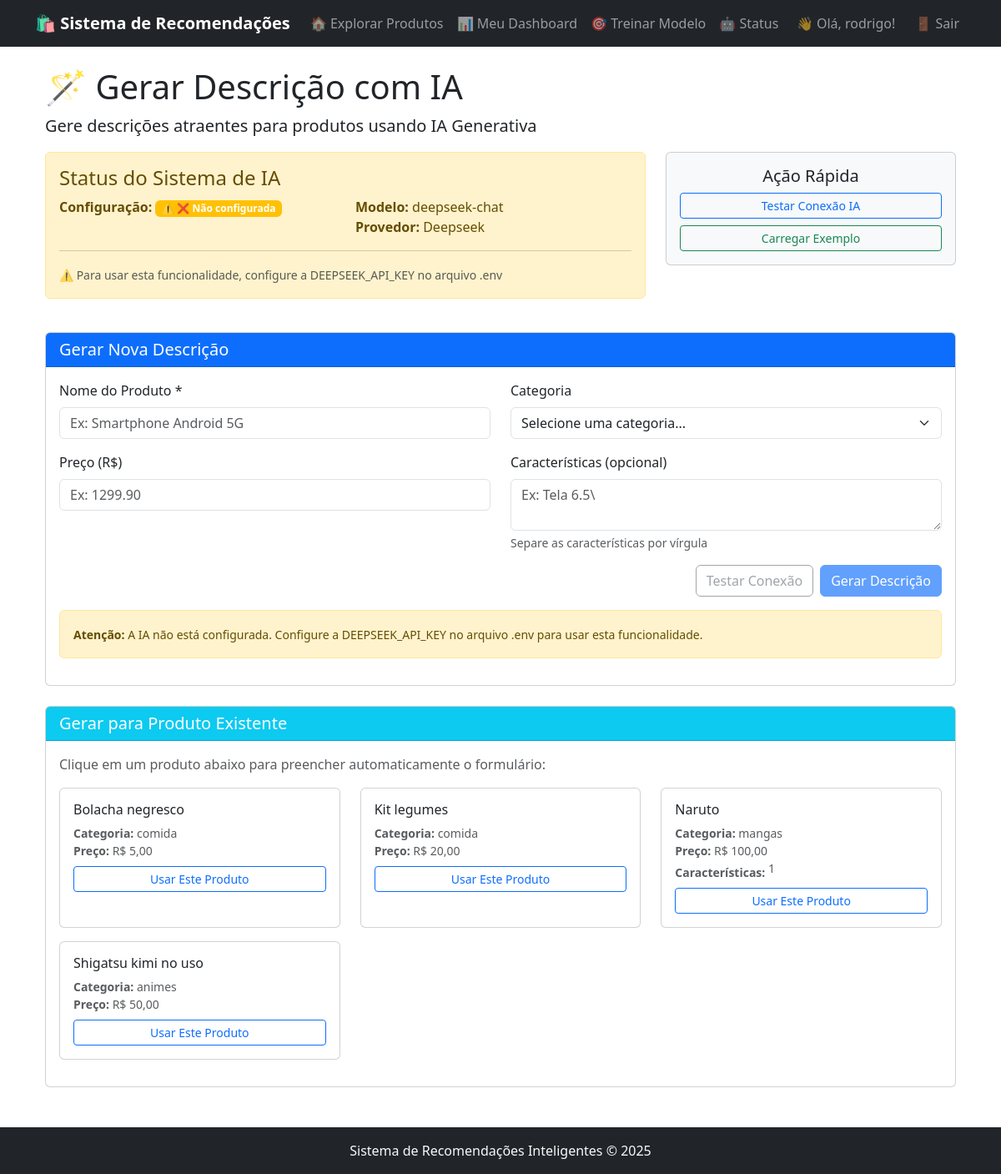
Screenshot of /generate-description/ (signed in) with the database file from the repository.
### recommendations/models.py (models this page shows, shortened)
class Product(models.Model):
    name = models.CharField(max_length=200, verbose_name="Nome")
    description = models.TextField(verbose_name="Descrição")
    category = models.CharField(max_length=100, verbose_name="Categoria")
    price = models.DecimalField(max_digits=10, decimal_places=2, verbose_name="Preço")
    image_url = models.URLField(blank=True, null=True, verbose_name="URL da Imagem")
    features = models.JSONField(default=dict, blank=True)
    created_at = models.DateTimeField(auto_now_add=True)
    updated_at = models.DateTimeField(auto_now=True)
    class Meta:
        verbose_name = "Produto"
        verbose_name_plural = "Produtos"
        ordering = ['-created_at']

### recommendations/views.py (the view)
# urls.py: path('generate-description/', views.generate_description_page, name='generate_description_page'),
@login_required
def generate_description_page(request):
    products = Product.objects.all().order_by('name')[:50]
    categories = Product.objects.values_list('category', flat=True).distinct()
    ai_configured = ai_generator._is_configured()
    api_status = "✅ Configurada" if ai_configured else "❌ Não configurada"
    context = {
        'title': 'Gerar Descrição com IA',
        'products': products,
        'categories': categories,
        'ai_configured': ai_configured,
        'api_status': api_status,
        'model': ai_generator.model,
        'provider': getattr(settings, 'AI_PROVIDER', 'deepseek')
    }
    return render(request, 'recommendations/generate_description.html', context)

### recommendations/ai_generator.py (called while the page is built)
    def _is_configured(self):
        return bool(self.api_key and self.api_key != 'sua-chave-real-da-deepseek-aqui')

### templates/recommendations/generate_description.html (shortened to what this page needs)
{% extends 'recommendations/base.html' %}
{% block content %}
<div class="container mt-4">
    <div class="row">
        <div class="col-12">
            <h1>🪄 {{ title }}</h1>
            <p class="lead">Gere descrições atraentes para produtos usando IA Generativa</p>
            <div class="row mb-4">
                <div class="col-md-8">
                    <div class="alert {% if ai_configured %}alert-success{% else %}alert-warning{% endif %}">
                        <h4> Status do Sistema de IA</h4>
                        <div class="row">
                            <div class="col-md-6">
                                <strong>Configuração:</strong>
                                {% if ai_configured %}
                                    <span class="badge bg-success">✅ {{ api_status }}</span>
                                {% else %}
                                    <span class="badge bg-warning">⚠️ {{ api_status }}</span>
                                {% endif %}
                            </div>
                            <div class="col-md-6">
                                <strong>Modelo:</strong> {{ model }}<br>
                                <strong>Provedor:</strong> {{ provider|title }}
                            </div>
                        </div>
                        {% if not ai_configured %}
                        <hr>
                        <small class="text-muted">
                            ⚠️ Para usar esta funcionalidade, configure a DEEPSEEK_API_KEY no arquivo .env
                        </small>
                        {% endif %}
                    </div>
                </div>
                <div class="col-md-4">
                    <div class="card bg-light">
                        <div class="card-body text-center">
                            <h5> Ação Rápida</h5>
                            <button class="btn btn-outline-primary btn-sm w-100 mb-2" id="quickTestBtn">
                                Testar Conexão IA
                            </button>
                            <button class="btn btn-outline-success btn-sm w-100" onclick="loadSampleData()">
                                Carregar Exemplo
                            </button>
                        </div>
                    </div>
                </div>
            </div>
            <div class="card">
                <div class="card-header bg-primary text-white">
                    <h5 class="card-title mb-0">
                         Gerar Nova Descrição
                    </h5>
                </div>
                <div class="card-body">
                    <form id="generateForm">
                        <div class="row">
                            <div class="col-md-6 mb-3">
                                <label for="productName" class="form-label">
                                     Nome do Produto *
                                </label>
                                <input type="text" class="form-control" id="productName"
                                       placeholder="Ex: Smartphone Android 5G" required>
                            </div>
                            <div class="col-md-6 mb-3">
                                <label for="productCategory" class="form-label">
                                     Categoria
                                </label>
                                <select class="form-select" id="productCategory">
                                    <option value="">Selecione uma categoria...</option>
                                </select>
                            </div>
                        </div>
                        <div class="row">
                            <div class="col-md-6 mb-3">
                                <label for="productPrice" class="form-label">
                                     Preço (R$)
                                </label>
                                <input type="number" class="form-control" id="productPrice"
                                       placeholder="Ex: 1299.90" step="0.01" min="0">
                            </div>
                            <div class="col-md-6 mb-3">
                                <label for="productFeatures" class="form-label">
                                     Características (opcional)
                                </label>
                                <textarea class="form-control" id="productFeatures" rows="2"
                                          placeholder="Ex: Tela 6.5\", 128GB, Câmera Tripla, Bateria 5000mAh..."></textarea>
                                <div class="form-text">Separe as características por vírgula</div>
                            </div>
                        </div>
                        <div class="d-grid gap-2 d-md-flex justify-content-md-end">
                            <button type="button" class="btn btn-outline-secondary" id="testBtn" {% if not ai_configured %}disabled{% endif %}>
                                 Testar Conexão
                            </button>
                            <button type="submit" class="btn btn-primary" id="generateBtn" {% if not ai_configured %}disabled{% endif %}>
                                 Gerar Descrição
                            </button>
                        </div>
                        {% if not ai_configured %}
                        <div class="alert alert-warning mt-3">
                            <small>
                                <strong>Atenção:</strong> A IA não está configurada. Configure a DEEPSEEK_API_KEY no arquivo .env para usar esta funcionalidade.
                            </small>
                        </div>
                        {% endif %}
                    </form>
                </div>
            </div>
            {% if products %}
            <div class="card mt-4">
                <div class="card-header bg-info text-white">
                    <h5 class="card-title mb-0">
                         Gerar para Produto Existente
                    </h5>
                </div>
                <div class="card-body">
                    <p class="text-muted mb-3">Clique em um produto abaixo para preencher automaticamente o formulário:</p>
                    <div class="row">
                        {% for product in products %}
                        <div class="col-md-6 col-lg-4 mb-3">
                            <div class="card h-100 product-card">
                                <div class="card-body">
                                    <h6 class="card-title text-truncate" title="{{ product.name }}">
                                         {{ product.name }}
                                    </h6>
                                    <p class="card-text small text-muted mb-2">
                                        <strong> Categoria:</strong>
                                        {{ product.category|default:"Não definida" }}<br>
                                        <strong> Preço:</strong>
                                        R$ {{ product.price }}<br>
                                        {% if product.features %}
                                        <strong> Características:</strong>
                                        <span class="d-inline-block text-truncate" style="max-width: 200px;">
                                            {{ product.features }}
                                        </span>
                                        {% endif %}
                                    </p>
                                    <button class="btn btn-sm btn-outline-primary w-100 load-product"
                                            data-id="{{ product.id }}"
                                            data-name="{{ product.name }}"
                                            data-category="{{ product.category }}"
                                            data-price="{{ product.price }}"
                                            data-features="{{ product.features }}">
                                         Usar Este Produto
                                    </button>
                                </div>
                            </div>
                        </div>
                        {% endfor %}
                    </div>
                </div>
            </div>
            {% endif %}
        </div>
    </div>
</div>
{% endblock %}

### templates/recommendations/base.html (shortened to what this page needs)
<!DOCTYPE html>
<html lang="pt-br">
<head>
    {% load django_bootstrap5 %}
    {% bootstrap_css %}
</head>
<body>
    <nav class="navbar navbar-expand-lg navbar-dark bg-dark">
        <div class="container">
            <a class="navbar-brand" href="{% url 'recommendations:product_explorer' %}">
                🛍️ Sistema de Recomendações
            </a>
            <div class="collapse navbar-collapse" id="navbarNav">
                <div class="navbar-nav me-auto">
                    <a class="nav-link" href="{% url 'recommendations:product_explorer' %}">🏠 Explorar Produtos</a>
                    <a class="nav-link" href="{% url 'recommendations:user_dashboard' %}">📊 Meu Dashboard</a>
                    <a class="nav-link" href="{% url 'recommendations:train_recommender' %}">🎯 Treinar Modelo</a>
                    <a class="nav-link" href="{% url 'recommendations:model_status' %}">🤖 Status</a>
                </div>
                <div class="navbar-nav">
                    {% if user.is_authenticated %}
                        <span class="navbar-text me-3">👋 Olá, {{ user.username }}!</span>
                        <a class="nav-link" href="{% url 'admin:logout' %}">🚪 Sair</a>
                    {% else %}
                        <a class="nav-link" href="{% url 'admin:login' %}">🔑 Login</a>
                    {% endif %}
                </div>
            </div>
        </div>
    </nav>
    <div class="container mt-4">
        {% block content %}{% endblock %}
    </div>
    <footer class="bg-dark text-light mt-5 py-3">
        <div class="container text-center">
            <p class="mb-0">Sistema de Recomendações Inteligentes &copy; 2025</p>
        </div>
    </footer>
</body>
</html>

### templates/recommendations/base.html (style rules this page uses)
.navbar-brand { font-weight: bold; }
.product-card { transition: transform 0.2s; }

### rows the page displays
Product: name "Bolacha negresco", category "comida", price "5,00"
Product: name "Kit legumes", category "comida", price "20,00"
Product: name "Naruto", category "mangas", price "100,00", features "1"
Product: name "Shigatsu kimi no uso", category "animes", price "50,00"

### other values shown
{{ user.username }} "rodrigo"
{{ title }} "Gerar Descrição com IA"
{{ api_status }} "❌ Não configurada"
{{ model }} "deepseek-chat"
{{ provider|title }} "Deepseek"
